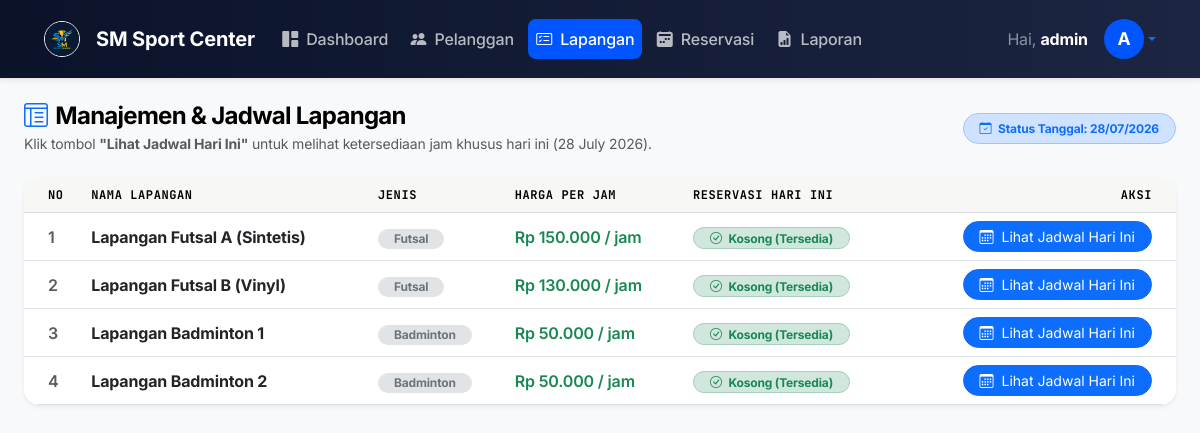
/lapangan/index.php (signed in), run on an earlier commit of the app's database.
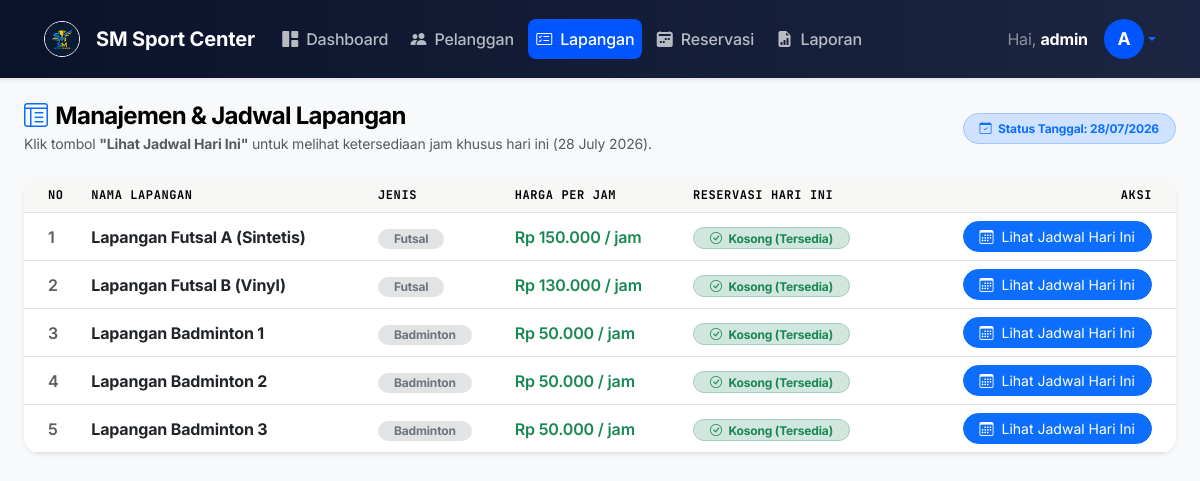
And on a later commit of the database.
### tables this page shows
CREATE TABLE IF NOT EXISTS `lapangan` (
  `id_lapangan` INT AUTO_INCREMENT PRIMARY KEY,
  `nama_lapangan` VARCHAR(100) NOT NULL,
  `jenis` VARCHAR(50) NOT NULL,  
  `harga_per_jam` INT NOT NULL,
  `status` ENUM('Tersedia', 'Tidak Tersedia') NOT NULL DEFAULT 'Tersedia'
);

### lapangan/index.php (the view, shortened to what this page needs)
<?php
require_once '../config/koneksi.php';
require_once '../includes/header.php';
$hari_ini_formatted = date('d F Y');
$reservasi_per_lapangan = [];
$stmt_lapangan = $koneksi->query("SELECT * FROM lapangan ORDER BY id_lapangan ASC");
$lapangan_list = $stmt_lapangan->fetchAll();
?>
<div class="page-header d-flex justify-content-between align-items-center mb-4">
    <div>
        <h4 class="mb-1"><i class="bi bi-layout-text-window-reverse me-2 text-primary"></i>Manajemen & Jadwal Lapangan</h4>
        <p class="text-muted mb-0 small">Klik tombol <strong>"Lihat Jadwal Hari Ini"</strong> untuk melihat ketersediaan jam khusus hari ini (<?= $hari_ini_formatted ?>).</p>
    </div>
    <span class="badge bg-primary-subtle text-primary border border-primary-subtle px-3 py-2 rounded-pill">
        <i class="bi bi-calendar-check me-1"></i> Status Tanggal: <?= date('d/m/Y') ?>
    </span>
</div>
<div class="card border-0 shadow-sm rounded-4 overflow-hidden">
    <div class="card-body p-0">
        <div class="table-responsive">
            <table class="table table-hover align-middle mb-0">
                <thead class="table-light">
                    <tr>
                        <th class="ps-4">No</th>
                        <th>Nama Lapangan</th>
                        <th>Jenis</th>
                        <th>Harga per Jam</th>
                        <th>Reservasi Hari Ini</th>
                        <th class="text-end pe-4">Aksi</th>
                    </tr>
                </thead>
                <tbody>
                    <?php
                    $no = 1;
                    foreach ($lapangan_list as $row) {
                        $id_lap = $row['id_lapangan'];
                        $list_booking = $reservasi_per_lapangan[$id_lap] ?? [];
                        $jumlah_booking = count($list_booking);
                    ?>
                        <tr>
                            <td class="ps-4 fw-semibold text-muted"><?= $no++ ?></td>
                            <td>
                                <a href="#" class="fw-bold text-decoration-none text-dark hover-primary" data-bs-toggle="modal" data-bs-target="#modalJadwal<?= $id_lap ?>">
                                    <?= htmlspecialchars($row['nama_lapangan']) ?>
                                </a>
                            </td>
                            <td><span class="badge bg-secondary-subtle text-secondary rounded-pill px-3"><?= htmlspecialchars($row['jenis']) ?></span></td>
                            <td class="fw-semibold text-success">Rp <?= number_format($row['harga_per_jam'], 0, ',', '.') ?> / jam</td>
                            <td>
                                <?php if ($jumlah_booking > 0): ?>
                                    <span class="badge bg-info-subtle text-info border border-info-subtle rounded-pill px-3">
                                        <i class="bi bi-clock-history me-1"></i> <?= $jumlah_booking ?> Terisi Hari Ini
                                    </span>
                                <?php else: ?>
                                    <span class="badge bg-success-subtle text-success border border-success-subtle rounded-pill px-3">
                                        <i class="bi bi-check-circle me-1"></i> Kosong (Tersedia)
                                    </span>
                                <?php endif; ?>
                            </td>
                            <td class="text-end pe-4">
                                <button class="btn btn-sm btn-primary rounded-pill px-3" data-bs-toggle="modal" data-bs-target="#modalJadwal<?= $id_lap ?>">
                                    <i class="bi bi-calendar3 me-1"></i> Lihat Jadwal Hari Ini
                                </button>
                            </td>
                        </tr>
                    <?php } ?>
                </tbody>
            </table>
        </div>
    </div>
</div>
<?php require_once '../includes/footer.php'; ?>

What changed in the data, as far as the page shows it:
added lapangan: nama_lapangan "Lapangan Badminton 3", jenis "Badminton", harga_per_jam "50.000", shows "Kosong (Tersedia)"
